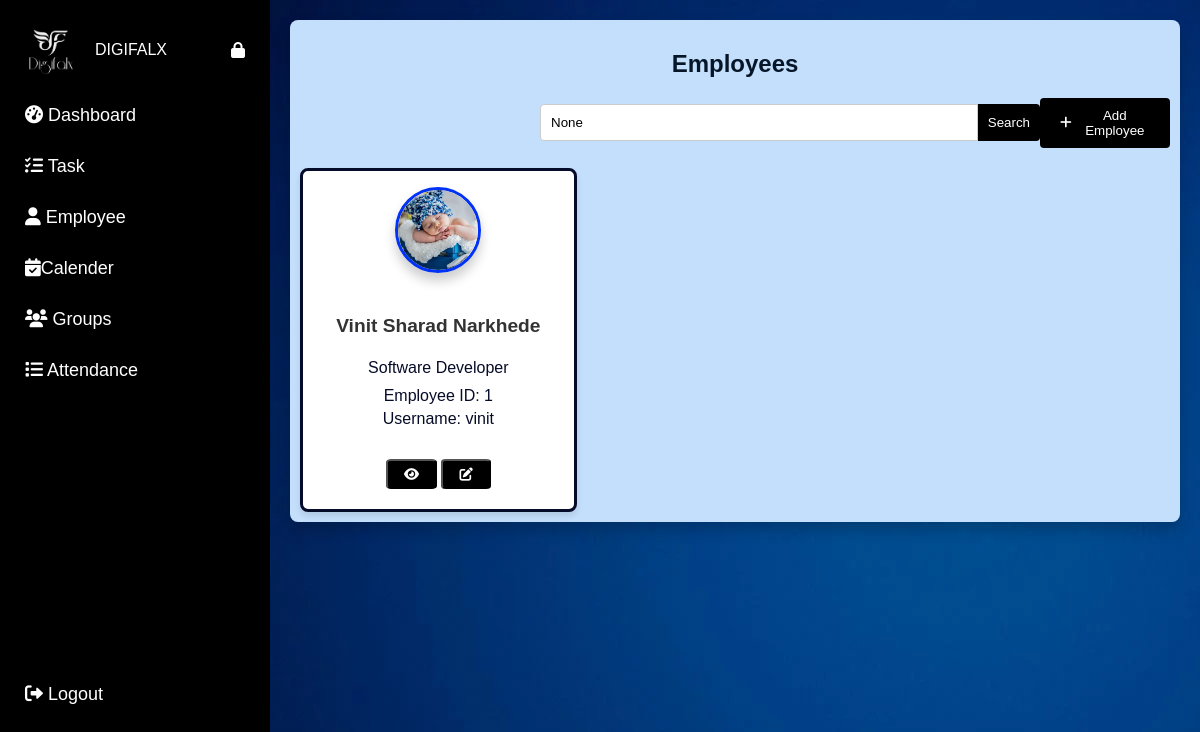
Screenshot of /employee_list with the database file from the repository.
### app.py (models this page shows)
class Employee(db.Model):
    id = db.Column(db.Integer, primary_key=True)
    username = db.Column(db.String(150), nullable=False, unique=True)
    password = db.Column(db.String(150), nullable=False)
    name = db.Column(db.String(100), nullable=False)
    email = db.Column(db.String(100), nullable=False)
    position = db.Column(db.String(100), nullable=False)
    joining_date = db.Column(db.Date, nullable=False, default=datetime.utcnow)
    profile_picture = db.Column(db.String(120), nullable=True)
    group_id = db.Column(db.Integer, db.ForeignKey('group.id'), nullable=True)
    events = db.relationship('Event', backref='employee', lazy=True)
    time_entries = db.relationship('TimeEntry', backref='employee', lazy=True)
    tasks = db.relationship('Task', backref='assigned_employee', foreign_keys=[Task.employee_id], lazy=True)
    observed_tasks = db.relationship('Task', backref='observer_employee', foreign_keys=[Task.observer_id], lazy=True)

### app.py (the view)
@app.route('/employee_list', methods=['GET', 'POST'])
def employee_list():
    search_query = request.args.get('search_query')
    if search_query:
        employees = Employee.query.filter(Employee.name.ilike(f"%{search_query}%")).all()
    else:
        employees = Employee.query.all()
    employee = employees[0] if employees else None
    return render_template('employee_list.html', employees=employees, search_query=search_query, employee=employee,url_for=url_for)

### templates/employee_list.html (shortened to what this page needs)
<!DOCTYPE html>
<html lang="en">
<head>
    <link rel="stylesheet" href="https://cdnjs.cloudflare.com/ajax/libs/font-awesome/6.0.0-beta3/css/all.min.css">
    <link href="https://unpkg.com/boxicons@2.1.4/css/boxicons.min.css" rel="stylesheet" />
    <link rel="stylesheet" type="text/css" href="{{ url_for('static', filename='employee_list.css') }}">
</head>
<body>
    <div class="sidebar" id="mySidebar">
        <div class="sidebar-header">
            <img src="/static/images/logo.png" alt="Logo" class="sidebar-logo">
            <span class="sidebar-text">DIGIFALX</span>
            <i class="fas fa-lock" id="lockIcon" onclick="toggleLock()"></i>
        </div>
        <a href="{{ url_for('admin') }}"><i class="fas fa-tachometer-alt"></i> <span
                class="menu-text">Dashboard</span></a>
        <a href="{{ url_for('admintasklist') }}"><i class="fas fa-tasks"></i> <span class="menu-text">Task</span></a>
        <a href="{{ url_for('employee_list') }}"><i class="fas fa-user"></i> <span class="menu-text">Employee</span></a>
        <a href="{{ url_for('admincalender') }}"><i class="fas fa-calendar-check"></i><span
                class="menu-text">Calender</span></a>
        <a href="{{ url_for('list_group') }}"><i class="fas fa-users"></i> <span class="menu-text">Groups</span></a>
        <a href="{{ url_for('attendance_list') }}"><i class="fas fa-list"></i> <span
                class="menu-text">Attendance</span></a>
        <a href="{{ url_for('logout') }}" class="logout"><i class="fas fa-sign-out-alt"></i> <span
                class="menu-text">Logout</span></a>
    </div>
    <div id="main" class="content">
        <div class="jumbotron">
            <h2 style="color: #061628; text-align: center;">Employees</h2>
            <div class="form-container">
                <form class="search-bar" action="{{ url_for('employee_list') }}" method="GET">
                    <input type="text" name="search_query" placeholder="Search by username..."
                        value="{{ search_query }}">
                    <button type="submit">Search</button>
                </form>
                <button class="add-employee-button" onclick="openSlidePage('addEmployeeSlidePage')">
                    <i class="fas fa-plus"></i> Add Employee
                </button>
            </div>
            <div class="candidate-list">
                {% for employee in employees %}
                <div class="candidate-list-box card">
                    <div class="card-body">
                        <div class="candidate-list-images">
                            <a href="#">
                                {% if employee.profile_picture %}
                                <img src="{{ url_for('static', filename='profile_pics/' ~ employee.profile_picture) }}"
                                    alt="" class="avatar-md img-thumbnail rounded-circle" />
                                {% else %}
                                <img src="{{ url_for('static', filename='profile_pics/default.png') }}" alt=""
                                    class="avatar-md img-thumbnail rounded-circle" />
                                {% endif %}
                            </a>
                        </div>
                        <div class="candidate-list-content">
                            <h5 class="fs-19 mb-0">
                                <a class="primary-link" href="#"><strong>{{ employee.name }}</strong></a>
                            </h5>
                            <p class="text-muted mb-2">{{ employee.position }}</p>
                            <ul class="list-unstyled text-muted">
                                <li> Employee ID: {{ employee.id
                                    }}</li>
                                <li> Username: {{ employee.username }}</li>
                            </ul>
                        </div>
                    </div>
                    <div style="text-align: center; margin-bottom: 20px;">
                        <button style="background-color: #000000; height: 30px; border-radius: 10%;" ><a href="{{ url_for('view_employee', id=employee.id) }}" style="color: rgb(255, 255, 255); margin: 0 10px;">
                            <i class="fas fa-eye"></i>
                        </a></button>
                        <button style="background-color: #000000; height: 30px; border-radius: 10%;"><a href="{{ url_for('update_employee', id=employee.id) }}" style="color: rgb(255, 255, 255); margin: 0 10px; ">
                            <i class="fas fa-edit"></i>
                        </a></button>
                    </div>
                </div>
                {% endfor %}
            </div>
        </div>
    </div>
</body>
</html>

### static/employee_list.css (style rules this page uses)
body { margin: 0; background: linear-gradient(120deg, #f0f4f8, #d9e2ec); font-family: 'Trebuchet MS', 'Lucida Sans Unicode', 'Lucida Grande', 'Lucida Sans', Arial, sans-serif; background-image: url(/static/images/bg.png); }
.sidebar { height: 100%; width: 270px; position: fixed; top: 0; left: 0; background-color: black; overflow-x: hidden; transition: width 0.5s; padding-top: 0; z-index: 1000; }
.sidebar-header { display: flex; align-items: center; padding: 15px 25px; color: white; margin-top: 10px; }
.sidebar-logo { width: 50px; height: 50px; margin-right: 20px; }
.sidebar-text { flex-grow: 1; }
#lockIcon { cursor: pointer; }
.sidebar a { padding: 15px 25px; text-decoration: none; font-size: large; color: rgb(255, 255, 255); display: block; transition: 0.3s; }
.sidebar a.logout { position: absolute; bottom: 80px; width: 100%; }
#main { transition: margin-left 0.5s; padding: 20px; margin-left: 270px; }
.jumbotron { background-color: #c3dffc; padding: 10px; border-radius: 8px; margin-bottom: 20px; box-shadow: 0 8px 16px rgba(0, 0, 0, 0.2); }
.form-container { display: flex; justify-content: space-between; align-items: center; margin-top: 20px; padding-left: 240px; }
.search-bar { display: flex; width: 100%; max-width: 500px; }
.search-bar input { width: 100%; padding: 10px; border: 1px solid #ccc; border-radius: 4px 0 0 4px; }
.search-bar button { padding: 10px; border: none; background-color: #000; color: white; cursor: pointer; border-radius: 0 4px 4px 0; }
.add-employee-button { padding: 10px 20px; border: none; background-color: #000; color: white; cursor: pointer; border-radius: 4px; display: flex; align-items: center; }
.add-employee-button i { margin-right: 8px; }
.candidate-list { margin-top: 20px; display: grid; grid-template-columns: repeat(auto-fill, minmax(250px, 1fr)); gap: 20px; }
.candidate-list-box { background-color: #091034; border-radius: 8px; box-shadow: 0 4px 6px rgba(0, 0, 0, 0.1); overflow: hidden; transition: box-shadow 0.3s ease, transform 0.3s ease; border: 3px solid rgb(5, 12, 41); color: #060c27; }
.candidate-list-box .card-body { display: flex; flex-direction: column; align-items: center; padding: 1rem; }
.candidate-list-box .candidate-list-images img { box-shadow: 0 8px 12px rgba(0, 0, 0, 0.2); width: 80px; height: 80px; border-radius: 50%; margin-bottom: 1rem; object-fit: cover; border: 3px solid rgb(1, 50, 245); }
.candidate-list-content { display: flex; flex-direction: column; text-align: center; }
.candidate-list-content h5 a { text-decoration: none; color: #333; }
.candidate-list-content p, .candidate-list-content ul { margin: 0; padding: 0; }
.candidate-list-content ul { list-style: none; padding: 0; margin: 10px 0; }
.candidate-list-content ul li { margin-bottom: 5px; }
.primary-link { font-size: 1.2rem; }

### templates/employee_list.html (style rules this page uses)
.candidate-list { margin-top: 20px; display: grid; grid-template-columns: repeat(auto-fill, minmax(250px, 1fr)); gap: 20px; }
.candidate-list-box { background-color: #fff; border-radius: 8px; box-shadow: 0 4px 6px rgba(0, 0, 0, 0.1); overflow: hidden; transition: box-shadow 0.3s ease, transform 0.3s ease; }
.candidate-list-box .card-body { display: flex; flex-direction: column; align-items: center; padding: 1rem; }
.candidate-list-box .candidate-list-images img { width: 80px; height: 80px; border-radius: 50%; margin-bottom: 1rem; object-fit: cover; }
.candidate-list-content { display: flex; flex-direction: column; text-align: center; }
.candidate-list-content h5 a { text-decoration: none; color: #333; }
.candidate-list-content p, .candidate-list-content ul { margin: 0; padding: 0; }
.candidate-list-content ul { list-style: none; padding: 0; margin: 10px 0; }
.candidate-list-content ul li { margin-bottom: 5px; }
.primary-link { font-size: 1.2rem; }

### rows the page displays
Employee: profile_picture (picture), name "Vinit Sharad Narkhede", position "Software Developer", id "1", username "vinit"
